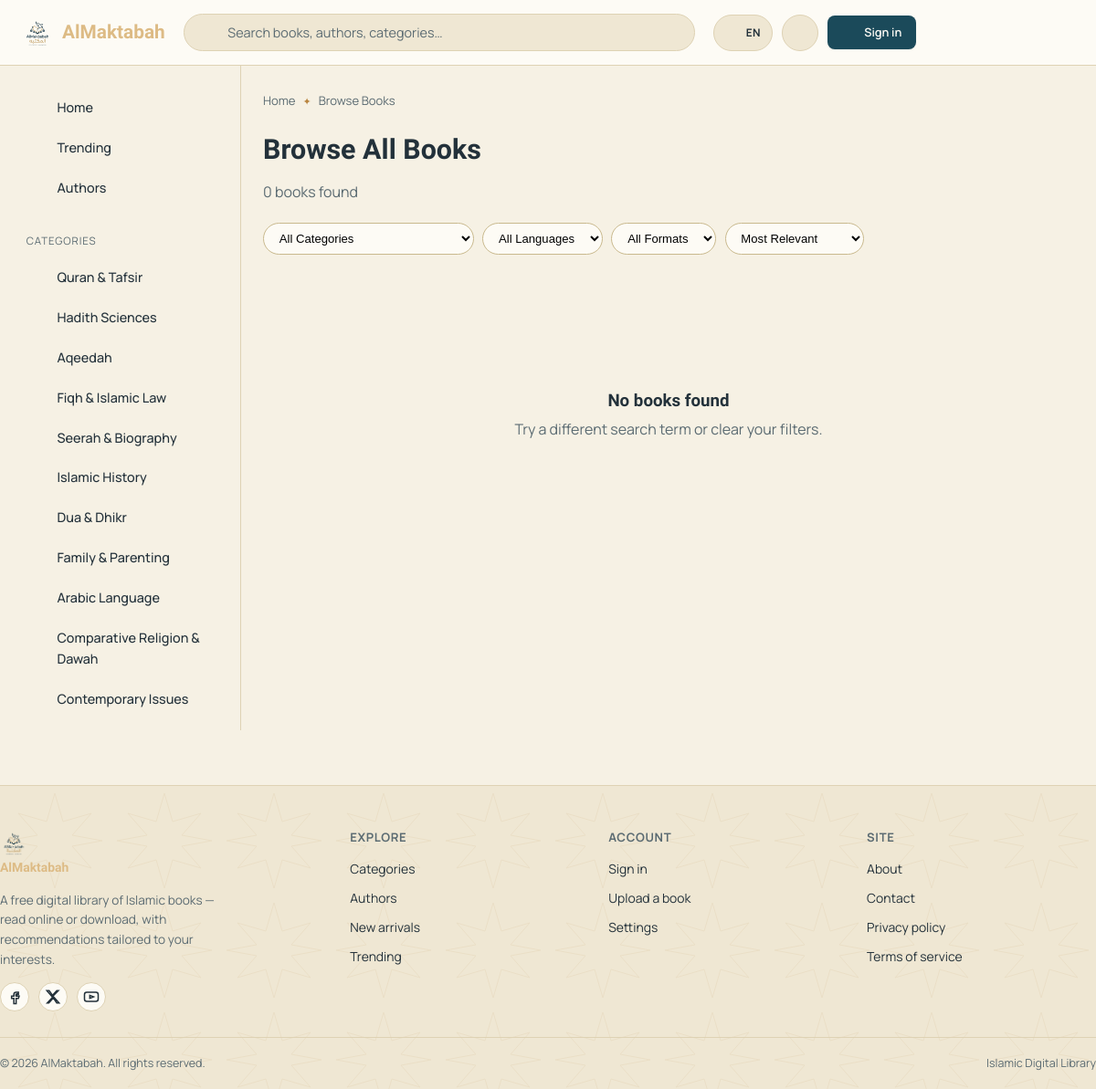
Screenshot of /search.php with the database file from the repository.
### tables this page shows
CREATE TABLE IF NOT EXISTS categories (
    id          INT UNSIGNED AUTO_INCREMENT PRIMARY KEY,
    parent_id   INT UNSIGNED DEFAULT NULL,
    name        VARCHAR(100) NOT NULL,
    slug        VARCHAR(120) NOT NULL UNIQUE,
    description TEXT DEFAULT NULL,
    icon        VARCHAR(50) NOT NULL DEFAULT 'book',
    sort_order  INT UNSIGNED NOT NULL DEFAULT 0,
    created_at  TIMESTAMP NOT NULL DEFAULT CURRENT_TIMESTAMP,
    FOREIGN KEY (parent_id) REFERENCES categories(id) ON DELETE SET NULL,
    INDEX idx_parent (parent_id)
);

### classes/I18n.php (called while the page is built, shortened)
<?php
class I18n
{
    private static array $strings = [];
    private static string $lang = 'en';
    private static bool $booted = false;
    public static function init(): void
    {
        if (self::$booted) return;
        self::$booted = true;
        self::$lang = self::resolveLang();
        $file = ROOT_PATH . '/languages/' . self::$lang . '.php';
        self::$strings = is_file($file) ? require $file : [];
    }
    private static function resolveLang(): string
    {
        return 'en';
    }
    public static function t(string $key, ?string $default = null): string
    {
        return self::$strings[$key] ?? $default ?? $key;
    }
}

### config/config.php (called while the page is built, shortened)
<?php
spl_autoload_register(function (string $class) {
    $path = __DIR__ . '/../classes/' . $class . '.php';
});
require_once __DIR__ . '/database.php';
require_once ROOT_PATH . '/includes/functions.php';

### classes/Database.php (called while the page is built, shortened)
<?php
class Database
{
    private static ?PDO $instance = null;
    public static function getInstance(): PDO
    {
        if (self::$instance === null) {
            $dsn = 'mysql:host=' . DB_HOST . ';dbname=' . DB_NAME . ';charset=' . DB_CHARSET;
            $options = [
                PDO::ATTR_ERRMODE            => PDO::ERRMODE_EXCEPTION,
                PDO::ATTR_DEFAULT_FETCH_MODE => PDO::FETCH_ASSOC,
                PDO::ATTR_EMULATE_PREPARES   => false,
            ];
            try {
                self::$instance = new PDO($dsn, DB_USER, DB_PASS, $options);
            } catch (PDOException $e) {
                error_log('Database connection failed: ' . $e->getMessage());
                http_response_code(500);
                die('Unable to connect to the database. Please check config/database.php and try again.');
            }
        }
        return self::$instance;
    }
    public static function fetchAll(string $sql, array $params = []): array
    {
        $stmt = self::getInstance()->prepare($sql);
        $stmt->execute($params);
        return $stmt->fetchAll();
    }
    public static function fetchOne(string $sql, array $params = []): ?array
    {
        $stmt = self::getInstance()->prepare($sql);
        $stmt->execute($params);
        $row = $stmt->fetch();
        return $row === false ? null : $row;
    }
}

### classes/Category.php (called while the page is built, shortened)
<?php
class Category
{
    public static function topLevel(): array
    {
        return Database::fetchAll('SELECT * FROM categories WHERE parent_id IS NULL ORDER BY sort_order ASC, name ASC');
    }
}

### classes/Search.php (called while the page is built, shortened)
<?php
class Search
{
    public static function books(string $query, array $filters = [], string $sort = 'relevance', int $page = 1, int $perPage = 24): array
    {
        $query = trim($query);
        $where = ["b.status = 'approved'"];
        $selectParams = [];
        $whereParams = [];
        $selectScore = '0 AS relevance';
        $orderBy = match ($sort) {
            'newest'    => 'b.created_at DESC',
            'downloads' => 'b.downloads_count DESC',
            'rating'    => 'b.avg_rating DESC',
            'title'     => 'b.title ASC',
            default     => $query !== '' ? 'relevance DESC, b.views_count DESC' : 'b.views_count DESC',
        };
        $whereSql = implode(' AND ', $where);
        $offset = max(0, ($page - 1) * $perPage);
        $rows = Database::fetchAll(
            "SELECT b.*, c.name AS category_name, a.name AS author_name, $selectScore
             FROM books b
             LEFT JOIN categories c ON c.id = b.category_id
             LEFT JOIN authors a ON a.id = b.author_id
             WHERE $whereSql
             ORDER BY $orderBy
             LIMIT ? OFFSET ?",
            [...$selectParams, ...$whereParams, $perPage, $offset]
        );
        $total = Database::fetchOne(
            "SELECT COUNT(*) AS c FROM books b LEFT JOIN authors a ON a.id = b.author_id WHERE $whereSql",
            $whereParams
        )['c'] ?? 0;
        return ['rows' => $rows, 'total' => (int) $total, 'page' => $page, 'pages' => (int) ceil($total / $perPage)];
    }
}

### search.php (the view, shortened to what this page needs)
<?php
require_once __DIR__ . '/config/config.php';
$query = trim($_GET['q'] ?? '');
$page = max(1, (int) ($_GET['page'] ?? 1));
$sort = $_GET['sort'] ?? 'relevance';
$filters = [
    'category_id' => (int) ($_GET['category_id'] ?? 0) ?: null,
    'language'    => $_GET['language'] ?? null,
    'format'      => $_GET['format'] ?? null,
];
$result = Search::books($query, $filters, $sort, $page, 24);
include __DIR__ . '/includes/head.php';
include __DIR__ . '/includes/header.php';
include __DIR__ . '/includes/sidebar.php';
$wishlistIds = $currentUser ? Wishlist::bookIds($currentUser['id']) : [];
?>
<nav class="breadcrumbs"><a href="<?= url('index.php') ?>">Home</a><span class="crumb-sep">✦</span><span><?= $query !== '' ? 'Search: ' . e($query) : 'Browse Books' ?></span></nav>
<h1 class="page-title"><?= $query !== '' ? 'Results for "' . e($query) . '"' : 'Browse All Books' ?></h1>
<p class="text-muted" style="margin-bottom:1.25rem;"><?= $result['total'] ?> books found</p>
<form method="get" class="filter-bar">
    <select name="category_id" onchange="this.form.submit()">
        <option value="">All Categories</option>
    </select>
    <select name="language" onchange="this.form.submit()">
        <option value="">All Languages</option>
    </select>
    <select name="format" onchange="this.form.submit()">
        <option value="">All Formats</option>
    </select>
    <select name="sort" onchange="this.form.submit()">
        <option value="relevance" <?= $sort === 'relevance' ? 'selected' : '' ?>>Most Relevant</option>
    </select>
</form>
<?php if (!$result['rows']): ?>
    <div class="empty-state"><?= icon('search') ?><h3>No books found</h3><p>Try a different search term or clear your filters.</p></div>
<?php else: ?>
    <div class="book-grid"><?php foreach ($result['rows'] as $b) render_book_card($b, $wishlistIds); ?></div>
    <?php render_pagination($result['page'], $result['pages'], array_merge(['q' => $query, 'sort' => $sort], array_filter($filters))); ?>
<?php endif; ?>
<?php include __DIR__ . '/includes/footer.php'; ?>

### includes/functions.php (shortened to what this page needs)
<?php
function e(?string $value): string
{
    return htmlspecialchars((string) $value, ENT_QUOTES, 'UTF-8');
}
function t(string $key, ?string $default = null): string
{
    return I18n::t($key, $default);
}
function url(string $path = ''): string
{
    $path = ltrim($path, '/');
    return rtrim(SITE_URL, '/') . '/' . $path;
}
function icon(string $name, string $class = ''): string
{
    $path = $icons[$name] ?? $icons['book'];
    return '<svg class="icon ' . e($class) . '" viewBox="0 0 24 24" fill="none" stroke="currentColor" stroke-width="1.8" stroke-linecap="round" stroke-linejoin="round" aria-hidden="true">' . $path . '</svg>';
}
    ?>

### includes/sidebar.php (shortened to what this page needs)
<?php
$currentScript = basename($_SERVER['SCRIPT_NAME'] ?? '');
$activeCategoryId = isset($_GET['id']) && $currentScript === 'category.php' ? (int) $_GET['id'] : null;
$topCategories = Category::topLevel();
?>
<aside class="app-sidebar">
    <div class="sidebar-section">
        <a class="sidebar-link <?= $currentScript === 'index.php' ? 'active' : '' ?>" href="<?= url('index.php') ?>"><?= icon('home') ?> <?= e(t('sidebar.home')) ?></a>
        <a class="sidebar-link <?= $currentScript === 'search.php' && ($_GET['sort'] ?? '') === 'popular' ? 'active' : '' ?>" href="<?= url('search.php?sort=popular') ?>"><?= icon('chart') ?> <?= e(t('sidebar.trending')) ?></a>
        <a class="sidebar-link <?= $currentScript === 'authors.php' ? 'active' : '' ?>" href="<?= url('authors.php') ?>"><?= icon('users') ?> <?= e(t('sidebar.authors')) ?></a>
    </div>
    <div class="sidebar-section">
        <div class="sidebar-label"><?= e(t('sidebar.categories')) ?></div>
        <?php foreach ($topCategories as $cat): ?>
            <a class="sidebar-link <?= $activeCategoryId === (int) $cat['id'] ? 'active' : '' ?>" href="<?= url('category.php?id=' . $cat['id'] . '&slug=' . $cat['slug']) ?>">
                <?= icon($cat['icon']) ?> <?= e($cat['name']) ?>
            </a>
        <?php endforeach; ?>
    </div>
</aside>
<main class="app-main" id="main-content">

### assets/css/style.css (style rules this page uses)
:root { --bg: #F6F1E4; --bg-alt: #EFE7D3; --bg-elevated: #FDFBF5; --text: #23313A; --text-muted: #5B6B72; --border: #DED2B4; --border-strong: #C9B98D; --primary: #1B4A5A; --primary-dark: #123640; --primary-light: #2D6577; --accent: #B9853F; --accent-light: #DDBB85; --accent-dark: #8E6529; --emerald: #1E5C4F; --danger: #B5473F; --danger-bg: #F7E6E3; --success: #3F7D5C; --success-bg: #E4EFE6; --font-display: 'Amiri', 'Noto Naskh Arabic', serif; --font-body: 'Manrope', -apple-system, BlinkMacSystemFont, sans-serif; --radius-sm: 8px; --radius-md: 14px; --radius-lg: 20px; --shadow-sm: 0 1px 2px rgba(18, 54, 64, 0.08); --shadow-md: 0 8px 24px -8px rgba(18, 54, 64, 0.22); --shadow-lg: 0 20px 48px -12px rgba(18, 54, 64, 0.30); --header-h: 72px; --sidebar-w: 264px; --container-w: 1280px; color-scheme: light; }
*, *::before, *::after { box-sizing: border-box; }
html { scroll-behavior: smooth; overflow-x: hidden; width: 100%; }
body { margin: 0; font-family: var(--font-body); background: var(--bg); color: var(--text); line-height: 1.6; -webkit-font-smoothing: antialiased; transition: background-color .25s ease, color .25s ease; overflow-x: hidden; width: 100%; }
img, svg, video, canvas { max-width: 100%; height: auto; }
a { color: inherit; text-decoration: none; }
h1, h2, h3, h4 { font-family: var(--font-display); font-weight: 700; line-height: 1.25; margin: 0 0 .5em; color: var(--text); }
.page-title { font-size: clamp(1.35rem, 1.05rem + 1.2vw, 1.9rem); }
p { margin: 0 0 1em; }
.icon { width: 20px; height: 20px; flex-shrink: 0; }
.crumb-sep { color: var(--accent); font-size: 11px; }
.btn .icon { width: 17px; height: 17px; }
.nav-search .icon { color: var(--text-muted); }
.lang-btn .icon { width: 17px; height: 17px; color: var(--accent-dark); }
html[data-theme="dark"] .lang-btn .icon, html[data-theme="auto"] .lang-btn .icon { color: var(--accent-light); }
.app-sidebar { width: var(--sidebar-w); flex-shrink: 0; padding: 24px 16px; border-right: 1px solid var(--border); position: sticky; top: var(--header-h); align-self: flex-start; height: calc(100vh - var(--header-h)); overflow-y: auto; }
.sidebar-section { margin-bottom: 1.75rem; }
.sidebar-label { font-size: .72rem; text-transform: uppercase; letter-spacing: .08em; color: var(--text-muted); padding: 0 .8rem; margin-bottom: .5rem; }
.sidebar-link { display: flex; align-items: center; gap: .85rem; padding: .65rem .8rem; border-radius: var(--radius-sm); font-size: .9rem; font-weight: 500; color: var(--text); width: 100%; border: none; background: none; font-family: var(--font-body); text-align: left; cursor: pointer; }
.sidebar-link .icon { color: var(--accent); }
.app-main { flex: 1; min-width: 0; padding: 28px 24px 60px; }
.breadcrumbs { display: flex; align-items: center; gap: .5rem; font-size: .82rem; color: var(--text-muted); margin-bottom: 1.5rem; flex-wrap: wrap; }
.empty-state { text-align: center; padding: 60px 20px; color: var(--text-muted); }
.empty-state .icon { width: 42px; height: 42px; margin: 0 auto 1rem; color: var(--border-strong); }
.empty-state h3 { color: var(--text); margin-bottom: .4rem; }
.filter-bar { display: flex; flex-wrap: wrap; gap: .6rem; margin-bottom: 1.5rem; align-items: center; }
.filter-bar select { padding: .5rem .8rem; border-radius: 999px; border: 1px solid var(--border-strong); background: var(--bg-elevated); font-size: .82rem; }
.text-muted { color: var(--text-muted); }

### rows the page displays
categories: name "Quran & Tafsir"
categories: name "Hadith Sciences"
categories: name "Aqeedah"
categories: name "Fiqh & Islamic Law"
categories: name "Seerah & Biography"
categories: name "Islamic History"
categories: name "Dua & Dhikr"
categories: name "Family & Parenting"
categories: name "Arabic Language"
categories: name "Comparative Religion & Dawah"
categories: name "Contemporary Issues"

### other values shown
SITE_NAME "AlMaktabah"
$currentLang "EN"
t('nav.sign_in') "Sign in"
t('sidebar.home') "Home"
t('sidebar.trending') "Trending"
t('sidebar.authors') "Authors"
t('sidebar.categories') "CATEGORIES"
$result['total'] "0"
setting('site_description') "A free digital library of Islamic books — read online or download, with recommendations tailored to your interests."
t('footer.explore') "EXPLORE"
t('footer.categories') "Categories"
t('footer.authors') "Authors"
t('footer.new_arrivals') "New arrivals"
t('footer.trending') "Trending"
t('footer.account') "ACCOUNT"
